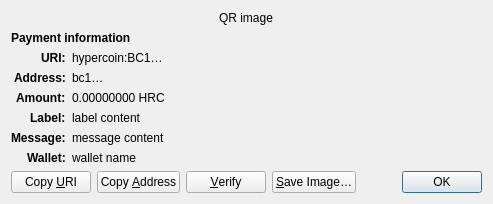
<?xml version="1.0" encoding="UTF-8"?>
<ui version="4.0">
 <class>ReceiveRequestDialog</class>
 <widget class="QDialog" name="ReceiveRequestDialog">
  <property name="geometry">
   <rect>
    <x>0</x>
    <y>0</y>
    <width>413</width>
    <height>229</height>
   </rect>
  </property>
  <property name="windowTitle">
   <string>Request payment to …</string>
  </property>
  <layout class="QGridLayout" name="gridLayout" columnstretch="0,1">
   <property name="sizeConstraint">
    <enum>QLayout::SetFixedSize</enum>
   </property>
   <item row="0" column="0" colspan="2" alignment="Qt::AlignHCenter">
    <widget class="QRImageWidget" name="qr_code">
     <property name="text">
      <string notr="true">QR image</string>
     </property>
     <property name="textInteractionFlags">
      <set>Qt::NoTextInteraction</set>
     </property>
    </widget>
   </item>
   <item row="1" column="0" colspan="2">
    <widget class="QLabel" name="payment_header">
     <property name="font">
      <font>
       <weight>75</weight>
       <bold>true</bold>
      </font>
     </property>
     <property name="text">
      <string>Payment information</string>
     </property>
     <property name="textInteractionFlags">
      <set>Qt::NoTextInteraction</set>
     </property>
    </widget>
   </item>
   <item row="2" column="0" alignment="Qt::AlignRight|Qt::AlignTop">
    <widget class="QLabel" name="uri_tag">
     <property name="font">
      <font>
       <weight>75</weight>
       <bold>true</bold>
      </font>
     </property>
     <property name="text">
      <string notr="true">URI:</string>
     </property>
     <property name="textFormat">
      <enum>Qt::PlainText</enum>
     </property>
     <property name="textInteractionFlags">
      <set>Qt::NoTextInteraction</set>
     </property>
    </widget>
   </item>
   <item row="2" column="1" alignment="Qt::AlignTop">
    <widget class="QLabel" name="uri_content">
     <property name="text">
      <string notr="true">hypercoin:BC1…</string>
     </property>
     <property name="textFormat">
      <enum>Qt::RichText</enum>
     </property>
     <property name="wordWrap">
      <bool>true</bool>
     </property>
     <property name="textInteractionFlags">
      <set>Qt::TextSelectableByMouse</set>
     </property>
    </widget>
   </item>
   <item row="3" column="0" alignment="Qt::AlignRight|Qt::AlignTop">
    <widget class="QLabel" name="address_tag">
     <property name="font">
      <font>
       <weight>75</weight>
       <bold>true</bold>
      </font>
     </property>
     <property name="text">
      <string>Address:</string>
     </property>
     <property name="textInteractionFlags">
      <set>Qt::NoTextInteraction</set>
     </property>
    </widget>
   </item>
   <item row="3" column="1" alignment="Qt::AlignTop">
    <widget class="QLabel" name="address_content">
     <property name="text">
      <string notr="true">bc1…</string>
     </property>
     <property name="textFormat">
      <enum>Qt::PlainText</enum>
     </property>
     <property name="textInteractionFlags">
      <set>Qt::TextSelectableByMouse</set>
     </property>
    </widget>
   </item>
   <item row="4" column="0" alignment="Qt::AlignRight|Qt::AlignTop">
    <widget class="QLabel" name="amount_tag">
     <property name="font">
      <font>
       <weight>75</weight>
       <bold>true</bold>
      </font>
     </property>
     <property name="text">
      <string>Amount:</string>
     </property>
     <property name="textInteractionFlags">
      <set>Qt::NoTextInteraction</set>
     </property>
    </widget>
   </item>
   <item row="4" column="1" alignment="Qt::AlignTop">
    <widget class="QLabel" name="amount_content">
     <property name="text">
      <string notr="true">0.00000000 HRC</string>
     </property>
     <property name="textFormat">
      <enum>Qt::PlainText</enum>
     </property>
     <property name="textInteractionFlags">
      <set>Qt::TextSelectableByMouse</set>
     </property>
    </widget>
   </item>
   <item row="5" column="0" alignment="Qt::AlignRight|Qt::AlignTop">
    <widget class="QLabel" name="label_tag">
     <property name="font">
      <font>
       <weight>75</weight>
       <bold>true</bold>
      </font>
     </property>
     <property name="text">
      <string>Label:</string>
     </property>
     <property name="textInteractionFlags">
      <set>Qt::NoTextInteraction</set>
     </property>
    </widget>
   </item>
   <item row="5" column="1" alignment="Qt::AlignTop">
    <widget class="QLabel" name="label_content">
     <property name="text">
      <string notr="true">label content</string>
     </property>
     <property name="textFormat">
      <enum>Qt::PlainText</enum>
     </property>
     <property name="wordWrap">
      <bool>true</bool>
     </property>
     <property name="textInteractionFlags">
      <set>Qt::TextSelectableByMouse</set>
     </property>
    </widget>
   </item>
   <item row="6" column="0" alignment="Qt::AlignRight|Qt::AlignTop">
    <widget class="QLabel" name="message_tag">
     <property name="font">
      <font>
       <weight>75</weight>
       <bold>true</bold>
      </font>
     </property>
     <property name="text">
      <string>Message:</string>
     </property>
     <property name="textInteractionFlags">
      <set>Qt::NoTextInteraction</set>
     </property>
    </widget>
   </item>
   <item row="6" column="1" alignment="Qt::AlignTop">
    <widget class="QLabel" name="message_content">
     <property name="text">
      <string notr="true">message content</string>
     </property>
     <property name="textFormat">
      <enum>Qt::PlainText</enum>
     </property>
     <property name="wordWrap">
      <bool>true</bool>
     </property>
     <property name="textInteractionFlags">
      <set>Qt::TextSelectableByMouse</set>
     </property>
    </widget>
   </item>
   <item row="7" column="0" alignment="Qt::AlignRight|Qt::AlignTop">
    <widget class="QLabel" name="wallet_tag">
     <property name="font">
      <font>
       <weight>75</weight>
       <bold>true</bold>
      </font>
     </property>
     <property name="text">
      <string>Wallet:</string>
     </property>
     <property name="textInteractionFlags">
      <set>Qt::NoTextInteraction</set>
     </property>
    </widget>
   </item>
   <item row="7" column="1" alignment="Qt::AlignTop">
    <widget class="QLabel" name="wallet_content">
     <property name="text">
      <string notr="true">wallet name</string>
     </property>
     <property name="textFormat">
      <enum>Qt::PlainText</enum>
     </property>
     <property name="wordWrap">
      <bool>true</bool>
     </property>
     <property name="textInteractionFlags">
      <set>Qt::TextSelectableByMouse</set>
     </property>
    </widget>
   </item>
   <item row="8" column="0" colspan="2">
    <layout class="QHBoxLayout" name="horizontalLayout">
     <item>
      <widget class="QPushButton" name="btnCopyURI">
       <property name="text">
        <string>Copy &amp;URI</string>
       </property>
       <property name="autoDefault">
        <bool>false</bool>
       </property>
      </widget>
     </item>
     <item>
      <widget class="QPushButton" name="btnCopyAddress">
       <property name="text">
        <string>Copy &amp;Address</string>
       </property>
       <property name="autoDefault">
        <bool>false</bool>
       </property>
      </widget>
     </item>
     <item>
      <widget class="QPushButton" name="btnVerify">
       <property name="text">
        <string>&amp;Verify</string>
       </property>
       <property name="toolTip">
        <string>Verify this address on e.g. a hardware wallet screen</string>
       </property>
       <property name="autoDefault">
        <bool>false</bool>
       </property>
      </widget>
     </item>
     <item>
      <widget class="QPushButton" name="btnSaveAs">
       <property name="text">
        <string>&amp;Save Image…</string>
       </property>
       <property name="autoDefault">
        <bool>false</bool>
       </property>
      </widget>
     </item>
     <item>
      <spacer name="horizontalSpacer_2">
       <property name="orientation">
        <enum>Qt::Horizontal</enum>
       </property>
       <property name="sizeHint" stdset="0">
        <size>
         <width>40</width>
         <height>20</height>
        </size>
       </property>
      </spacer>
     </item>
     <item>
      <widget class="QDialogButtonBox" name="buttonBox">
       <property name="focusPolicy">
        <enum>Qt::StrongFocus</enum>
       </property>
       <property name="standardButtons">
        <set>QDialogButtonBox::Ok</set>
       </property>
      </widget>
     </item>
    </layout>
   </item>
  </layout>
 </widget>
 <customwidgets>
  <customwidget>
   <class>QRImageWidget</class>
   <extends>QLabel</extends>
   <header>qt/qrimagewidget.h</header>
  </customwidget>
 </customwidgets>
 <tabstops>
  <tabstop>buttonBox</tabstop>
  <tabstop>btnCopyURI</tabstop>
  <tabstop>btnCopyAddress</tabstop>
  <tabstop>btnSaveAs</tabstop>
 </tabstops>
 <resources/>
 <connections>
  <connection>
   <sender>buttonBox</sender>
   <signal>accepted()</signal>
   <receiver>ReceiveRequestDialog</receiver>
   <slot>accept()</slot>
   <hints>
    <hint type="sourcelabel">
     <x>135</x>
     <y>230</y>
    </hint>
    <hint type="destinationlabel">
     <x>135</x>
     <y>126</y>
    </hint>
   </hints>
  </connection>
 </connections>
</ui>
